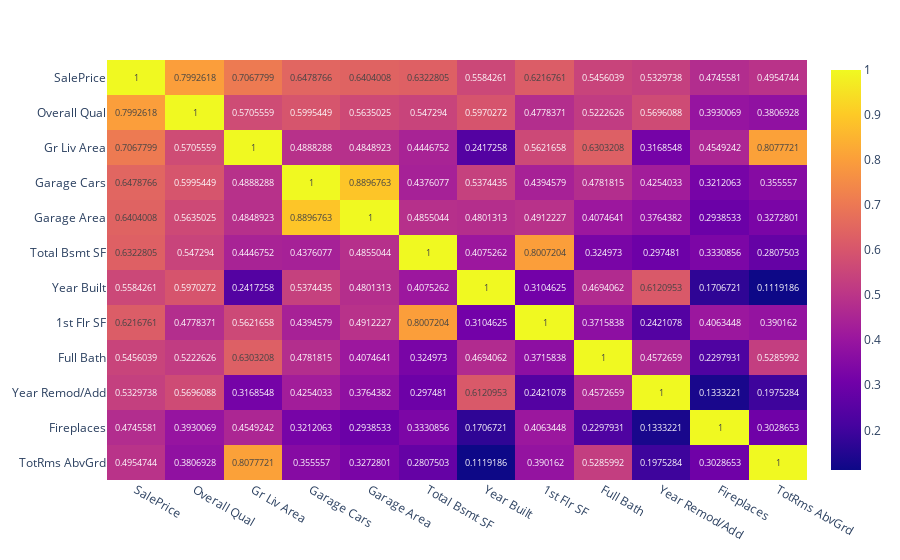

The cell this chart's notebook holds for it:
### Code cell
from math import ceil
from sklearn import preprocessing
import plotly.express as px

# Converts non-numeric columns into categorical numerics so correlation can be determined
binned_df = df.apply(preprocessing.LabelEncoder().fit_transform)

# Creates a correlation matrix
top_columns = binned_df.corr('pearson').abs()

# Sorts the correlations based on their correlation to the sales price
top_columns = top_columns.sort_values('SalePrice', ascending=False)

# Captures the 20%, or 16, highest correlated columns, then stores the names of those columns as a list
top_columns = top_columns.head(ceil(len(df.columns) * .2))
top_columns = top_columns.index.tolist()

# Creates the heatmap to display the correlation
fig = px.imshow(df[top_columns].corr('pearson'), text_auto=True, aspect="auto")
fig.show()

### Figure 1 — Plotly figure (JSON) as saved in the notebook; plotly's stock layout.template omitted (floating-point values rounded to 4 significant figures; data arrays with more than 128 entries replaced by an {"elided": "..."} marker saying what was removed)
{"data": [{"coloraxis": "coloraxis", "hovertemplate": "x: %{x}<br>y: %{y}<br>color: %{z}<extra></extra>", "name": "0", "texttemplate": "%{z}", "type": "heatmap", "x": ["SalePrice", "Overall Qual", "Gr Liv Area", "Garage Cars", "Garage Area", "Total Bsmt SF", "Year Built", "1st Flr SF", "Full Bath", "Year Remod/Add", "Fireplaces", "TotRms AbvGrd"], "xaxis": "x", "y": ["SalePrice", "Overall Qual", "Gr Liv Area", "Garage Cars", "Garage Area", "Total Bsmt SF", "Year Built", "1st Flr SF", "Full Bath", "Year Remod/Add", "Fireplaces", "TotRms AbvGrd"], "yaxis": "y", "z": {"elided": "12x12 float values"}}], "layout": {"coloraxis": {"colorscale": [[0, "#0d0887"], [0.1111, "#46039f"], [0.2222, "#7201a8"], [0.3333, "#9c179e"], [0.4444, "#bd3786"], [0.5556, "#d8576b"], [0.6667, "#ed7953"], [0.7778, "#fb9f3a"], [0.8889, "#fdca26"], [1, "#f0f921"]]}, "margin": {"t": 60}, "xaxis": {"anchor": "y", "domain": [0, 1]}, "yaxis": {"anchor": "x", "autorange": "reversed", "domain": [0, 1]}}}
